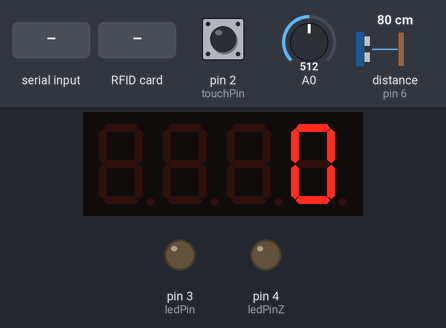
A sketch run on a simulated Arduino Uno, built with avr-gcc and run on an emulated ATmega328P. Parts: 4-digit seven-segment display, output pins drawn as LEDs (lit = HIGH). Wiring (inferred from the names in the program): ultrasonic range finder: trigger pin 5; echo pin 6. Inputs (shaded band) come from the test bench; at power-on: pin 2 (touchPin) HIGH, A0 = 512, distance to the obstacle (sensor on pin 6) 80 cm. The echo pulse lasts 58.3 µs per cm; pins used as bus, display or sensor lines are not drawn; what the sketch prints to the serial monitor is not drawn.

Above: at 1.2 s.
1.3 s: "ALARM\n" received over Serial
At 2.5 s:
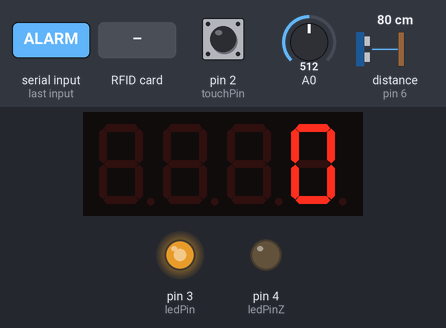
2.8 s: "90,45\n" received over Serial
At 3.6 s:
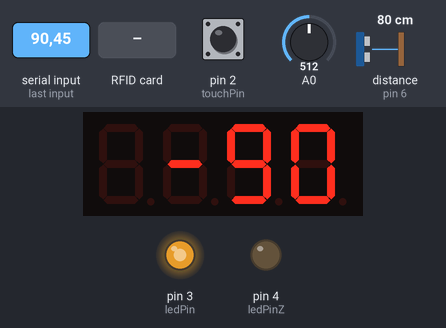
4.3 s: RFID card 5E 7A 19 C4 held to the reader
5.8 s: "OK\n" received over Serial
At 6.4 s:
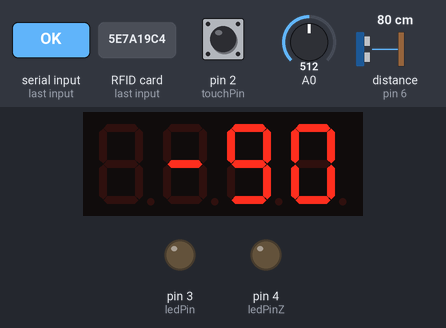
7.3 s: "KRAJ\n" received over Serial
At 8.7 s:
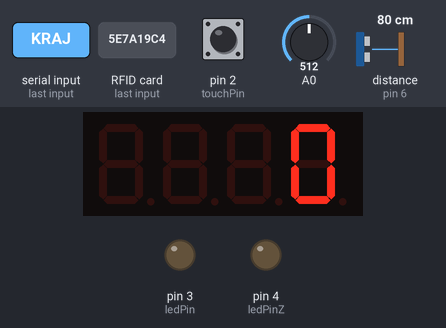
Timing chart, 0 to 10.3 s (numbered marks = the images above; inputs shaded):
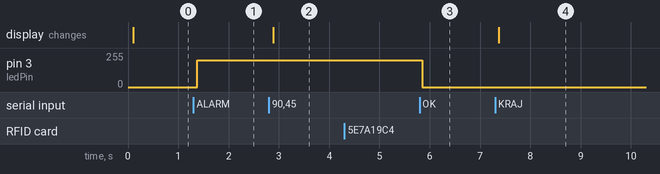

Measured:
- after the input at 1.3 s, pin 3 (ledPin): 0/255 → 200/255 after 0.07 s
- after the input at 2.8 s, the display: changes after 0.09 s (image 2)
- after the input at 5.8 s, pin 3 (ledPin): 200/255 → 0/255 after 0.05 s
- after the input at 7.3 s, the display: changes after 0.07 s (image 4)

The sketch:

kartica.ino
```cpp
#include <SPI.h>
#include <MFRC522.h>
#include <TM1637Display.h>
#include <TimerOne.h>

#define SS_PIN 10
#define RST_PIN 7

const int touchPin = 2;
const int ledPin = 3;
const int ledPinZ = 4;
const int trigPin = 5;
const int echoPin = 6;
const int DIO = 8;
const int CLK = 9;

volatile int voltage = 0; // napon potenciometra
volatile byte state = 0;
String inputString = "";
String ID = "";
long trajanje;
int rastojanje;

bool tu_je = false; // pomocna promenljiva za naznacavanje da li je neko u zastitnoj prostoriji
bool koji = false; // pomocna promenljiva za razdvajanje citanje ID-a i broja izaslih
bool ocitana = false; // da li je ocitana kartica

int N = 0;
int MAX;
int svi_izasli = 0;

TM1637Display display(CLK, DIO);
MFRC522 mfrc522(SS_PIN, RST_PIN);   // MFRC522 instanca

void setup()
{
  Serial.begin(9600);   // Inicijalizacija serijske komunikacije
  SPI.begin();      // SPI linija

  mfrc522.PCD_Init();   // Inicijalizacija MFRC522

  pinMode(trigPin, OUTPUT);
  pinMode(echoPin, INPUT);
  pinMode(touchPin, INPUT_PULLUP);

  attachInterrupt(digitalPinToInterrupt(touchPin), pali, CHANGE);

  display.setBrightness(7);

  Timer1.initialize(100000);
  Timer1.attachInterrupt(timerIsr);

}

void serialEvent()
{
  while (Serial.available())
  {
    char inChar = (char) Serial.read();
    if (inChar == '\n') {
      if(!koji)
      {
        ID = inputString;
        koji = true;
      }
      else
      {
        svi_izasli = inputString.toInt();
        koji = false;
      }
      inputString = "";
    }
    else
    {
      inputString += inChar;
    }
  }
}

void loop()
{
  if(state)
  {
    state = 0;
  }

  MAX = 4 * floor(voltage/100); //Максималан броj људи у банци се контролише коришћењем потенциометра.

  //senzor daljine
  digitalWrite(trigPin, LOW);
  delayMicroseconds(2);
  digitalWrite(trigPin, HIGH);
  delayMicroseconds(10);
  digitalWrite(trigPin, LOW);

  trajanje = pulseIn(echoPin, HIGH);

  rastojanje = trajanje*0.034/2;

  // slanje informacija Pythonu
  String content = "";
  content.concat(N);
  content.concat(",");

  ocitana = 0;
  // Da li ima novih kartica i proverava da li je moguće pročitati ID kartice
  if (mfrc522.PICC_IsNewCardPresent() && mfrc522.PICC_ReadCardSerial() && (MAX > N - svi_izasli))
  {
     ocitana = 1;
     analogWrite(ledPinZ, 0); //Зелена лампица се искључуjе при следећем очитавању RFIDкартице.
     //Prikaz ID
     for (byte i = 0; i < mfrc522.uid.size; i++)
       {
        content.concat(String(mfrc522.uid.uidByte[i], HEX));
        content.concat(" ");
       }
  }
  content.concat(" ,");
  content.concat(ocitana);

  Serial.println(content);

  if (ID == "OK") {
    analogWrite(ledPin, 0);
    tu_je = true;
  }
  if (ID == "ALARM") {
    analogWrite(ledPin, 200);
  }
  if (ID == "KRAJ"){
    analogWrite(ledPin, 0);
    analogWrite(ledPinZ, 0);
    display.showNumberDec(0);
  }
  else {
    display.showNumberDec(N - svi_izasli);
  }
}

void pali()
{
  if(rastojanje <= 10 && tu_je) //Прва врата се сматраjу затвореним уколико jе растоjање коjе мери ултразвучни сензор мање од 10 cm.
  {
    analogWrite(ledPinZ, 200);
    tu_je = false;
    N = N + 1;
  }
}

void timerIsr()
{
    state = 1;
    voltage = analogRead(A0);
}
```
